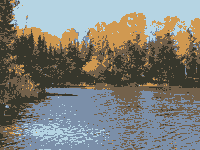
#> input picture results/phongcanh_k5_lab_kmeans.png, 200 x 150 px; its folder holds only this picture in this run
$ python baseline_kmeans.py results/phongcanh_k5_lab_kmeans.png
#> lines starting #> are read from the running program, lines starting #| are printed output that depends on the picture
### utils.py
"""
utils.py - Các hàm tiện ích cho bài tập phân cụm ảnh.

Pipeline chung:
    ảnh (H, W, 3)  --image_to_features-->  X (N, d)  --thuật toán phân cụm-->  labels (N,), centers (K, d)
    labels, centers  --features_to_image-->  ảnh đã phân cụm (H, W, 3)
"""
import os
import cv2
import numpy as np


def load_image(path, max_size=200):
    """Đọc ảnh, trả về mảng RGB uint8 (H, W, 3), thu nhỏ nếu cạnh dài hơn max_size.

    Dùng np.fromfile + imdecode thay cho cv2.imread để không lỗi khi đường dẫn
    có dấu tiếng Việt / ký tự Unicode trên Windows.
    """
    data = np.fromfile(path, dtype=np.uint8)
    bgr = cv2.imdecode(data, cv2.IMREAD_COLOR)
    if bgr is None:
        raise FileNotFoundError(f"Không đọc được ảnh: {path}")
    rgb = cv2.cvtColor(bgr, cv2.COLOR_BGR2RGB)

    h, w = rgb.shape[:2]
    scale = max_size / max(h, w)
    if max_size and scale < 1:
        rgb = cv2.resize(rgb, (int(w * scale), int(h * scale)), interpolation=cv2.INTER_AREA)
    return rgb


def save_image(path, rgb):
    """Lưu ảnh RGB (an toàn với đường dẫn Unicode)."""
    os.makedirs(os.path.dirname(path) or ".", exist_ok=True)
    ext = os.path.splitext(path)[1] or ".png"
    ok, buf = cv2.imencode(ext, cv2.cvtColor(rgb, cv2.COLOR_RGB2BGR))
    if ok:
        buf.tofile(path)


# [11 lines left out: function make_synthetic_image, not called in this run]


def image_to_features(rgb, color_space="rgb", use_xy=False, xy_weight=1.0):
    """Chuyển ảnh thành ma trận đặc trưng X có shape (N, d), N = H*W.

    color_space : 'rgb' | 'lab' | 'gray'
    use_xy      : thêm tọa độ (x, y) vào vector đặc trưng (để cụm liền mảng hơn).
    xy_weight   : hệ số nhân cho tọa độ, sau khi đã chuẩn hóa về thang 0..255
                  (0 = bỏ qua vị trí, 1 = vị trí quan trọng ngang màu).
    """
    h, w = rgb.shape[:2]
    if color_space == "rgb":
        feat = rgb.astype(np.float64)
    elif color_space == "lab":
        # OpenCV Lab 8-bit: L, a, b đều được co về 0..255
        feat = cv2.cvtColor(rgb, cv2.COLOR_RGB2LAB).astype(np.float64)
    elif color_space == "gray":
        feat = cv2.cvtColor(rgb, cv2.COLOR_RGB2GRAY).astype(np.float64)[..., None]
    else:
        raise ValueError("color_space phải là 'rgb', 'lab' hoặc 'gray'")

    X = feat.reshape(-1, feat.shape[-1])

    if use_xy:
        ys, xs = np.mgrid[0:h, 0:w]
        xy = np.stack([xs.ravel() / max(w - 1, 1), ys.ravel() / max(h - 1, 1)], axis=1)
        X = np.hstack([X, xy * 255.0 * xy_weight])
    return X


def features_to_image(labels, centers, shape, color_space="rgb"):
    """Dựng lại ảnh: mỗi pixel nhận màu của tâm cụm mà nó thuộc về.

    shape: (H, W) của ảnh gốc. Nếu X có thêm cột (x, y) thì bỏ chúng đi.
    """
    h, w = shape
    n_color = {"rgb": 3, "lab": 3, "gray": 1}[color_space]
    colors = np.clip(centers[:, :n_color], 0, 255).astype(np.uint8)
    seg = colors[labels].reshape(h, w, n_color)

    if color_space == "lab":
        seg = cv2.cvtColor(seg, cv2.COLOR_LAB2RGB)
    elif color_space == "gray":
        seg = np.repeat(seg, 3, axis=2)
    return seg

### kmeans.py
"""
kmeans.py - K-means tự cài đặt bằng NumPy (dùng làm baseline so sánh với ISODATA).

Thuật toán (Lloyd):
    1. Khởi tạo K tâm.
    2. Gán mỗi điểm vào tâm gần nhất.
    3. Cập nhật tâm = trung bình các điểm trong cụm.
    4. Lặp lại 2-3 đến khi tâm gần như không đổi (hội tụ) hoặc hết max_iter.
"""
import numpy as np


def pairwise_sq_dist(X, C):
    """Bình phương khoảng cách Euclid giữa mọi điểm X (N,d) và mọi tâm C (K,d) -> (N,K).

    Dùng khai triển ||x-c||^2 = ||x||^2 - 2 x.c + ||c||^2 để tránh tạo mảng (N,K,d) rất tốn RAM.
    """
    d2 = (X ** 2).sum(1)[:, None] - 2 * X @ C.T + (C ** 2).sum(1)[None, :]
    return np.maximum(d2, 0)  # chặn sai số làm tròn âm


def init_centers(X, k, method="kmeans++", rng=None):
    rng = rng or np.random.default_rng()
    n = len(X)
    if method == "random":
        return X[rng.choice(n, k, replace=False)].copy()

    # k-means++: chọn tâm đầu ngẫu nhiên, các tâm sau chọn với xác suất ~ khoảng cách^2 tới tâm gần nhất
    centers = [X[rng.integers(n)]]
    for _ in range(1, k):
        d2 = pairwise_sq_dist(X, np.array(centers)).min(axis=1)
        probs = d2 / d2.sum() if d2.sum() > 0 else None
        centers.append(X[rng.choice(n, p=probs)])
    return np.array(centers)


def _kmeans_once(X, k, max_iter, tol, init, rng):
    centers = init_centers(X, k, init, rng)
    sse_hist = []

    for it in range(1, max_iter + 1):
        # Bước 2: gán nhãn
        d2 = pairwise_sq_dist(X, centers)
        labels = d2.argmin(axis=1)
        sse_hist.append(d2[np.arange(len(X)), labels].sum())

        # Bước 3: cập nhật tâm
        new_centers = centers.copy()
        for j in range(k):
            members = X[labels == j]
            if len(members) > 0:
                new_centers[j] = members.mean(axis=0)
            else:  # cụm rỗng: bốc lại 1 điểm ngẫu nhiên
                new_centers[j] = X[rng.integers(len(X))]

        shift = np.linalg.norm(new_centers - centers)
        centers = new_centers
        if shift < tol:
            break

    # gán nhãn lần cuối theo tâm cuối cùng và tính SSE cuối
    d2 = pairwise_sq_dist(X, centers)
    labels = d2.argmin(axis=1)
    final_sse = d2[np.arange(len(X)), labels].sum()
    sse_hist.append(final_sse)
    return labels, centers, sse_hist, it


def kmeans(X, k, max_iter=100, tol=1e-4, init="kmeans++", n_init=5, seed=0):
    """K-means chạy n_init lần với khởi tạo khác nhau, giữ lần có SSE nhỏ nhất.

    (K-means chỉ hội tụ về cực tiểu CỤC BỘ nên kết quả phụ thuộc khởi tạo;
     chạy nhiều lần là cách khắc phục chuẩn.)

    Trả về: labels (N,), centers (K,d), history (dict: sse theo vòng), n_iter.
    """
    rng = np.random.default_rng(seed)
    best = None
    for _ in range(n_init):
        res = _kmeans_once(X, k, max_iter, tol, init, rng)
        if best is None or res[2][-1] < best[2][-1]:
            best = res
    labels, centers, sse_hist, it = best
    return labels, centers, {"sse": sse_hist}, it

### baseline_kmeans.py
"""
baseline_kmeans.py - Pipeline cơ bản: đọc ảnh -> K-means -> dựng lại ảnh -> so sánh.

Chạy:
    python baseline_kmeans.py                         # dùng ảnh giả
    python baseline_kmeans.py images/anh1.jpg -k 5    # dùng ảnh thật
    python baseline_kmeans.py images/anh1.jpg -k 5 --space lab --xy
"""
import argparse
import os
import time

import matplotlib
matplotlib.use("Agg")  # lưu file, không bật cửa sổ; đổi thành "TkAgg" nếu muốn xem trực tiếp
import matplotlib.pyplot as plt
from sklearn.cluster import KMeans

from kmeans import kmeans
from utils import (load_image, save_image, make_synthetic_image,
                   image_to_features, features_to_image)


def main():
    ap = argparse.ArgumentParser()
    ap.add_argument("image", nargs="?", default=None, help="đường dẫn ảnh (bỏ trống = ảnh giả)")
    ap.add_argument("-k", type=int, default=4)
    ap.add_argument("--space", default="rgb", choices=["rgb", "lab", "gray"])
    ap.add_argument("--xy", action="store_true", help="thêm tọa độ (x,y) vào đặc trưng")
    ap.add_argument("--size", type=int, default=200, help="cạnh dài tối đa sau khi thu nhỏ")
    args = ap.parse_args()

    rgb = load_image(args.image, args.size) if args.image else make_synthetic_image()
#> in load_image, bgr is the input picture: shape (150, 200, 3); mean B, G, R 121.4, 127.2, 126.3
    h, w = rgb.shape[:2]
#> h = 150; w = 200
    X = image_to_features(rgb, args.space, use_xy=args.xy)
    print(f"Ảnh {w}x{h}, X.shape = {X.shape}, không gian màu = {args.space}, xy = {args.xy}")
#| Ảnh 200x150, X.shape = (30000, 3), không gian màu = rgb, xy = False

    # --- K-means tự viết ---
    t = time.time()
    labels, centers, hist, n_iter = kmeans(X, args.k, n_init=5)
#> the loop in kmeans, `for _ in range(n_init):` made 5 passes
#> final_sse in _kmeans_once on passes 1 to 5: 39792258.1, 21219373.6, 26054705.4, 26054705.4, 21219373.6
#> in kmeans, `labels, centers, sse_hist, it = best`: centers = [[85.42, 76.29, 59.72], [181, 212, 227], [123, 143, 169], [208, 153, 81]]; sse_hist = [41852525, 21219373.6, 21219373.6]; it = 2
#> hist = {'sse': [41852525, 21219373.6, 21219373.6]}; n_iter = 2
    t_own = time.time() - t
    sse_own = hist["sse"][-1]
#> sse_own = 21219373.6
    seg_own = features_to_image(labels, centers, (h, w), args.space)
#> in features_to_image, `colors = np.clip(centers[:, :n_color], 0, 255).astype(np.uint8)`: colors = [[85, 76, 59], [181, 212, 227], [123, 143, 169], [208, 153, 81]]
#> in features_to_image, `seg = colors[labels].reshape(h, w, n_color)`:
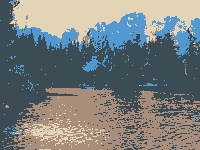
#> seg: shape (150, 200, 3); mean of channels 0, 1, 2 126.1, 127, 121.1; drawn as B, G, R

    # --- K-means của sklearn (đối chiếu) ---
    t = time.time()
    sk = KMeans(n_clusters=args.k, n_init=1, random_state=0).fit(X)
    t_sk = time.time() - t
    seg_sk = features_to_image(sk.labels_, sk.cluster_centers_, (h, w), args.space)
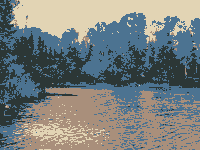
#> seg_sk: shape (150, 200, 3); mean of channels 0, 1, 2 125.8, 127.1, 120.9; drawn as B, G, R

    print(f"Tự viết : SSE = {sse_own:,.0f} | {n_iter} vòng | {t_own:.2f}s")
#| Tự viết : SSE = 21,219,374 | 2 vòng | 0.24s
    print(f"sklearn : SSE = {sk.inertia_:,.0f} | {sk.n_iter_} vòng | {t_sk:.2f}s")
#| sklearn : SSE = 26,054,705 | 2 vòng | 0.06s

    # --- Lưu kết quả ---
    os.makedirs("results", exist_ok=True)
    name = os.path.splitext(os.path.basename(args.image))[0] if args.image else "synthetic"
    tag = f"{name}_k{args.k}_{args.space}{'_xy' if args.xy else ''}"
    save_image(f"results/{tag}_kmeans.png", seg_own)
#> in save_image, `ok, buf = cv2.imencode(ext, cv2.cvtColor(rgb, cv2.COLOR_RGB2BGR))`: buf = 10674 values, max 255 at index 644, min 0 at index 8, mean 126.6

    fig, ax = plt.subplots(1, 4, figsize=(16, 4))
    ax[0].imshow(rgb);     ax[0].set_title("Ảnh gốc")
    ax[1].imshow(seg_own); ax[1].set_title(f"K-means tự viết (K={args.k})")
    ax[2].imshow(seg_sk);  ax[2].set_title("K-means sklearn")
    ax[3].plot(hist["sse"], marker="o"); ax[3].set_title("SSE theo vòng lặp")
    ax[3].set_xlabel("vòng"); ax[3].set_ylabel("SSE")
    for a in ax[:3]:
        a.axis("off")
    plt.tight_layout()
    plt.savefig(f"results/{tag}_compare.png", dpi=120)
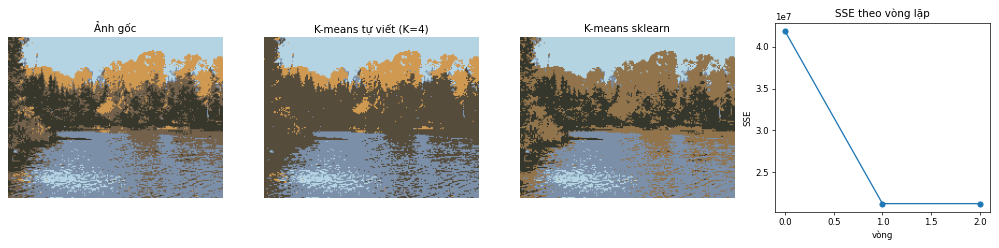
#> figure drawn by matplotlib, 4 panels
    print(f"Đã lưu: results/{tag}_compare.png")


if __name__ == "__main__":
    main()
